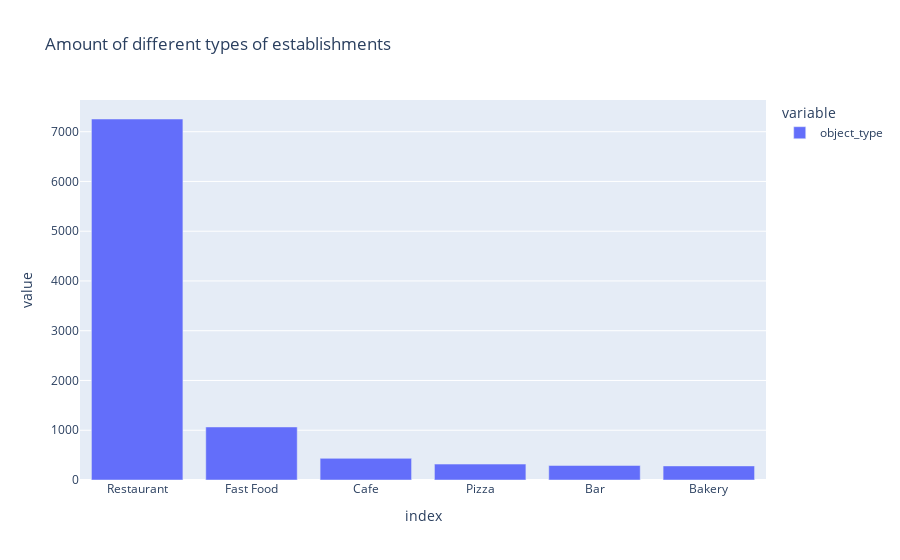

Source (notebook cell):
### Markdown cell above
What type  of establishment is leading? I'll check it in absolute values

### Code cell
fig = px.bar(rest_data.object_type.value_counts(), title='Amount of different types of establishments')
fig.show()

### Figure 1 — Plotly figure (JSON) as saved in the notebook; plotly's stock layout.template omitted (floating-point values rounded to 4 significant figures)
{"data": [{"alignmentgroup": "True", "hovertemplate": "variable=object_type<br>index=%{x}<br>value=%{y}<extra></extra>", "legendgroup": "object_type", "marker": {"color": "#636efa"}, "name": "object_type", "offsetgroup": "object_type", "orientation": "v", "showlegend": true, "textposition": "auto", "type": "bar", "x": ["Restaurant", "Fast Food", "Cafe", "Pizza", "Bar", "Bakery"], "xaxis": "x", "y": [7255, 1066, 435, 320, 292, 283], "yaxis": "y"}], "layout": {"barmode": "relative", "legend": {"title": {"text": "variable"}, "tracegroupgap": 0}, "title": {"text": "Amount of different types of establishments"}, "xaxis": {"anchor": "y", "domain": [0, 1], "title": {"text": "index"}}, "yaxis": {"anchor": "x", "domain": [0, 1], "title": {"text": "value"}}}}
